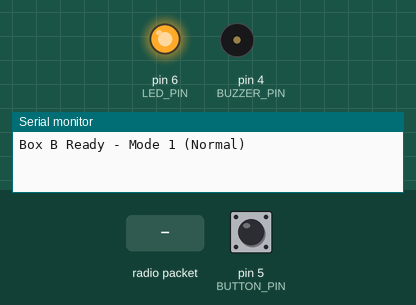
Simulated run of this sketch. Board: Arduino Uno, built with avr-gcc and run on an emulated ATmega328P. On the bench: output pins drawn as LEDs (lit = HIGH), buzzer (waves = sounding, pin HIGH), the last lines printed to the serial monitor. Dashed ring = blinking. Inputs (shaded band) come from the test bench; at power-on: pin 5 (BUTTON_PIN) HIGH. No radio packets arrive unless stated.

Above: at 3.2 s.
3.3 s: radio packet "Gate Open" arrives
At 4.1 s:
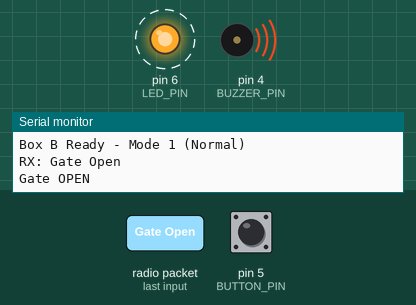
At 5.7 s:
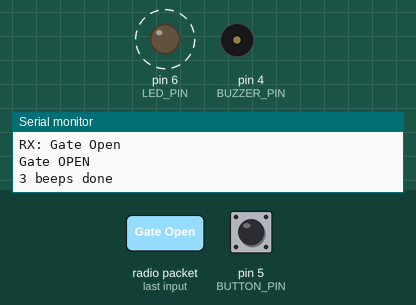
6.3 s: pin 5 (BUTTON_PIN) pulled LOW for 0.15 s
9.3 s: radio packet "Gate Closed" arrives
At 9.9 s:
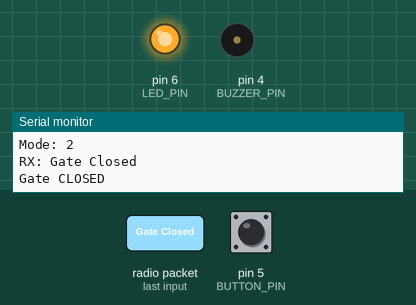
Timing chart, 0 to 12.3 s (numbered marks = the images above; inputs shaded):
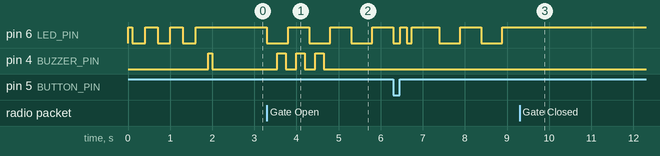

The sketch:

BoxB.ino
```cpp
// ===============================
// BOX B - RECEIVER (GatePulse)
// ===============================

#include <SPI.h>
#include <RF24.h>

#define LED_PIN    6   // Active-low LED driver - LOW = on, HIGH = off
#define BUZZER_PIN 4   // Piezo buzzer - HIGH = on, LOW = off
#define BUTTON_PIN 5   // Mode button - LOW when pressed (INPUT_PULLUP)

#define CE_PIN     2
#define CSN_PIN    3

RF24 radio(CE_PIN, CSN_PIN);
const byte address[6] = "GATEP";

// --- State ---
bool gateOpen  = false;
int  mode      = 1;    // 1 = normal (LED+buzzer), 2 = silent (LED only)

// --- LED ---
unsigned long ledTimer = 0;
bool          ledState = false;

// --- Buzzer state machine ---
// State 0: idle
// State 1: playing 3 initial beeps
// State 2: waiting 2 minutes
// State 3: playing 2 reminder beeps
int           buzzerState = 0;
unsigned long buzzerTimer = 0;
int           beepCount   = 0;
bool          buzzerOn    = false;

const unsigned long BEEP_ON  = 200;
const unsigned long BEEP_OFF = 250;
const unsigned long REMIND   = 120000;   // 2 minutes

// --- Button ---
bool          lastBtn       = HIGH;
unsigned long btnTimer      = 0;
bool          btnActed      = false;
const unsigned long BTN_DEBOUNCE = 50;

// ---------------------------------------------------------------------------
void setup() {
  Serial.begin(9600);

  pinMode(LED_PIN,    OUTPUT);
  pinMode(BUZZER_PIN, OUTPUT);
  pinMode(BUTTON_PIN, INPUT_PULLUP);

  digitalWrite(LED_PIN,    HIGH);  // LED off
  digitalWrite(BUZZER_PIN, LOW);   // Buzzer off

  delay(100);

  if (!radio.begin()) {
    Serial.println("ERROR: Radio failed");
    while (1) {
      digitalWrite(LED_PIN, LOW);  delay(100);
      digitalWrite(LED_PIN, HIGH); delay(100);
    }
  }

  radio.openReadingPipe(0, address);
  radio.setAutoAck(true);
  radio.setPALevel(RF24_PA_LOW);
  radio.setDataRate(RF24_250KBPS);
  radio.setChannel(108);
  radio.startListening();

  // Startup: 3 LED blinks + 1 beep
  for (int i = 0; i < 3; i++) {
    digitalWrite(LED_PIN, LOW);  delay(300);
    digitalWrite(LED_PIN, HIGH); delay(300);
  }
  digitalWrite(BUZZER_PIN, HIGH); delay(100);
  digitalWrite(BUZZER_PIN, LOW);

  Serial.println("Box B Ready - Mode 1 (Normal)");
}

// ---------------------------------------------------------------------------
void loop() {
  handleRadio();
  handleButton();
  handleLED();
  handleBuzzer();
}

// ---------------------------------------------------------------------------
void handleRadio() {
  if (!radio.available()) return;

  char msg[32] = {0};
  radio.read(msg, sizeof(msg));
  Serial.print("RX: ");
  Serial.println(msg);

  if (strcmp(msg, "Gate Open") == 0) {
    if (!gateOpen) {
      // Only trigger alarm on transition from closed to open
      gateOpen    = true;
      buzzerState = 0;   // Arm the beep sequence
      digitalWrite(LED_PIN, LOW);   // LED on immediately
      Serial.println("Gate OPEN");
    }
    // If already open: heartbeat received, do nothing - alarm already running
  }

  else if (strcmp(msg, "Gate Closed") == 0) {
    // Always clear alarm on any Gate Closed message, whether state change or heartbeat
    // This is what self-corrects any ghost Gate Open
    if (gateOpen) {
      Serial.println("Gate CLOSED");
    } else {
      Serial.println("Gate CLOSED (heartbeat - already closed)");
    }
    gateOpen    = false;
    buzzerState = 0;
    buzzerOn    = false;
    beepCount   = 0;
    digitalWrite(BUZZER_PIN, LOW);
    digitalWrite(LED_PIN,    HIGH);
  }
}

// ---------------------------------------------------------------------------
void handleButton() {
  bool btn = digitalRead(BUTTON_PIN);

  if (btn != lastBtn) {
    btnTimer = millis();
    lastBtn  = btn;
  }

  if (millis() - btnTimer >= BTN_DEBOUNCE) {
    if (btn == LOW && !btnActed) {
      btnActed = true;
      mode = (mode == 1) ? 2 : 1;
      Serial.print("Mode: ");
      Serial.println(mode);

      if (mode == 2) {
        // Entering silent mode
        digitalWrite(BUZZER_PIN, LOW);
        buzzerOn  = false;
        beepCount = 0;
        // Two LED flashes as confirmation
        for (int i = 0; i < 2; i++) {
          digitalWrite(LED_PIN, LOW);  delay(120);
          digitalWrite(LED_PIN, HIGH); delay(150);
        }
        // Restore LED state
        if (gateOpen) digitalWrite(LED_PIN, ledState ? LOW : HIGH);
      } else {
        // Returning to normal mode
        if (gateOpen) {
          // Skip re-triggering 3-beep burst, go straight to reminder wait
          buzzerState = 2;
          buzzerTimer = millis();
          beepCount   = 0;
          buzzerOn    = false;
        }
        // Two beeps as confirmation
        for (int i = 0; i < 2; i++) {
          digitalWrite(BUZZER_PIN, HIGH); delay(70);
          digitalWrite(BUZZER_PIN, LOW);  delay(120);
        }
      }
    }
    if (btn == HIGH) btnActed = false;
  }
}

// ---------------------------------------------------------------------------
void handleLED() {
  if (!gateOpen) {
    digitalWrite(LED_PIN, HIGH);  // Gate closed - LED off
    return;
  }
  // Gate open - flash at 1Hz
  if (millis() - ledTimer >= 500) {
    ledTimer = millis();
    ledState = !ledState;
    digitalWrite(LED_PIN, ledState ? LOW : HIGH);
  }
}

// ---------------------------------------------------------------------------
void handleBuzzer() {
  unsigned long now = millis();

  // Always idle and silent when gate is closed
  if (!gateOpen) {
    buzzerState = 0;
    buzzerOn    = false;
    digitalWrite(BUZZER_PIN, LOW);
    return;
  }

  // Silent mode - keep buzzer off, preserve state for when mode resumes
  if (mode == 2) {
    buzzerOn = false;
    digitalWrite(BUZZER_PIN, LOW);
    return;
  }

  switch (buzzerState) {

    case 0:
      // Entry - arm 3-beep sequence
      buzzerState = 1;
      beepCount   = 0;
      buzzerOn    = false;
      buzzerTimer = now;
      break;

    case 1: {
      // 3 initial beeps
      unsigned long interval = buzzerOn ? BEEP_ON : BEEP_OFF;
      if (now - buzzerTimer >= interval) {
        buzzerTimer = now;
        buzzerOn    = !buzzerOn;
        digitalWrite(BUZZER_PIN, buzzerOn ? HIGH : LOW);
        if (buzzerOn) {
          beepCount++;
        } else {
          // Check completion on OFF so last beep plays fully
          if (beepCount >= 3) {
            buzzerState = 2;
            buzzerTimer = now;
            beepCount   = 0;
            Serial.println("3 beeps done");
          }
        }
      }
      break;
    }

    case 2:
      // Wait 2 minutes
      if (now - buzzerTimer >= REMIND) {
        buzzerState = 3;
        buzzerTimer = now;
        beepCount   = 0;
        buzzerOn    = false;
        Serial.println("Reminder");
      }
      break;

    case 3: {
      // 2 reminder beeps
      unsigned long interval = buzzerOn ? BEEP_ON : BEEP_OFF;
      if (now - buzzerTimer >= interval) {
        buzzerTimer = now;
        buzzerOn    = !buzzerOn;
        digitalWrite(BUZZER_PIN, buzzerOn ? HIGH : LOW);
        if (buzzerOn) {
          beepCount++;
        } else {
          // Check completion on OFF so last beep plays fully
          if (beepCount >= 2) {
            buzzerState = 2;
            buzzerTimer = now;
            beepCount   = 0;
            Serial.println("Reminder done");
          }
        }
      }
      break;
    }
  }
}
```

Measured:
- after the input at 3.3 s, pin 6 (LED_PIN): alternates HIGH for 0.50 s and LOW for 0.50 s, starting at once; pin 4 (BUZZER_PIN): alternates HIGH for 0.20 s and LOW for 0.25 s, 6 changes in all, then stays LOW, starting after 0.25 s
- after the input at 9.3 s, pin 6 (LED_PIN): stops changing and stays HIGH
